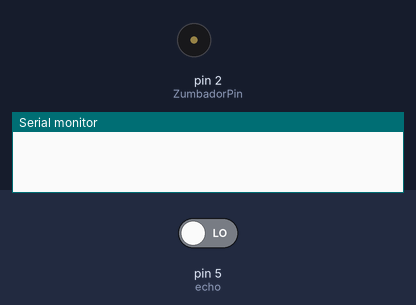
The sketch below on a simulated Arduino Uno, built with avr-gcc and run on an emulated ATmega328P. Parts: buzzer (waves = sounding), the last lines printed to the serial monitor. Inputs (shaded band) come from the test bench; at power-on: pin 5 (echo) LOW.

Above: at 0.1 s.
At 1.1 s:
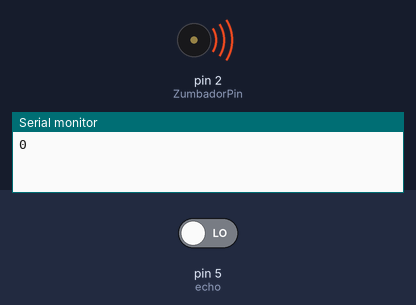
Timing chart, 0 to 40.0 s (numbered marks = the images above):
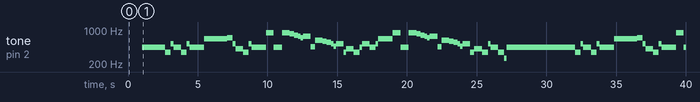

Measured:
- by itself, tone on pin 2 (ZumbadorPin): plays 440 Hz for 1.7 s, 349 Hz for 0.40 s, 523 Hz for 0.20 s, 440 Hz for 0.55 s, 349 Hz for 0.40 s, 523 Hz for 0.20 s … (75 notes in this stretch)

The sketch:

marcha.ino
```cpp
int ZumbadorPin=2;
int c=261;
int d=294;
int e=329;
int f=349;
int g=391;
int gS=415;
int a=440;
int aS=455;
int b=466;
int cH=523;
int cSH=554;
int dH=587;
int dSH=622;
int eH=659;
int fH=698;
int fSH=740;


int gH=783;
int gSH=830;
int aH=880;
int trig=4;
int echo=5;
int dist, temp;

void setup() {
  pinMode(trig, OUTPUT);
  pinMode(echo, INPUT);
  Serial.begin(9600);
  pinMode(ZumbadorPin, OUTPUT); // definimos la variable ZumbadorPin como una salida.

}

void loop()
{
    digitalWrite(trig, LOW);
  delay(2);
  digitalWrite(trig, HIGH);
  delay(10);
  digitalWrite(trig, LOW);
  temp = pulseIn(echo, HIGH);
  dist = temp*0.01724;
  Serial.println(dist);

  if(dist<=15){
  marchaImperial();
    }
    else{
  Serial.println("hola :) ");
    }
  delay(1000);
}
int marchaImperial(){
    tone(ZumbadorPin, a);
    delay(500+50);
    tone(ZumbadorPin, a);
    delay(500+50);
    tone(ZumbadorPin, a);
    delay(500+50);
    tone(ZumbadorPin, f);
    delay(350+50);
    tone(ZumbadorPin, cH);
    delay(150+50);

    tone(ZumbadorPin, a);
    delay(500+50);
    tone(ZumbadorPin, f);
    delay(350+50);
    tone(ZumbadorPin, cH);
    delay(150+50);
    tone(ZumbadorPin, a);
    delay(1000+50);

    tone(ZumbadorPin, eH);
    delay(500+50);
    tone(ZumbadorPin, eH);
    delay(500+50);
    tone(ZumbadorPin, eH);
    delay(500+50);
    tone(ZumbadorPin, fH);
    delay(350+50);
    tone(ZumbadorPin, cH);
    delay(150+50);

    tone(ZumbadorPin, gS);
    delay(500+50);
    tone(ZumbadorPin, f);
    delay(350+50);
    tone(ZumbadorPin, cH);
    delay(150+50);
    tone(ZumbadorPin, a);
    delay(1000+50);

    tone(ZumbadorPin, aH);
    delay(500+50);
    tone(ZumbadorPin, a);
    delay(350+50);
    tone(ZumbadorPin, a);
    delay(150+50);
    tone(ZumbadorPin, aH);
    delay(500+50);
    tone(ZumbadorPin, gSH);
    delay(250+50);
    tone(ZumbadorPin, gH);
    delay(250+50);

    tone(ZumbadorPin, fSH);
    delay(125+50);
    tone(ZumbadorPin, fH);
    delay(125+50);
    tone(ZumbadorPin, fSH);
    delay(250+50);
    delay(250);
    tone(ZumbadorPin, aS);
    delay(250+50);
    tone(ZumbadorPin, dSH);
    delay(500+50);
    tone(ZumbadorPin, dH);
    delay(250+50);
    tone(ZumbadorPin, cSH);
    delay(250+50);

    // virtuosismo :)))

    tone(ZumbadorPin, cH);
    delay(125+50);
    tone(ZumbadorPin, b);
    delay(125+50);
    tone(ZumbadorPin, cH);
    delay(250+50);
    delay(250);
    tone(ZumbadorPin, f);
    delay(125+50);
    tone(ZumbadorPin, gS);
    delay(500+50);
    tone(ZumbadorPin, f);
    delay(375+50);
    tone(ZumbadorPin, a);
    delay(125+50);

    tone(ZumbadorPin, cH);
    delay(500+50);
    tone(ZumbadorPin, a);
    delay(375+50);
    tone(ZumbadorPin, cH);
    delay(125+50);
    tone(ZumbadorPin, eH);
    delay(1000+50);


    tone(ZumbadorPin, aH);
    delay(500+50);
    tone(ZumbadorPin, a);
    delay(350+50);
    tone(ZumbadorPin, a);
    delay(150+50);
    tone(ZumbadorPin, aH);
    delay(500+50);
    tone(ZumbadorPin, gSH);
    delay(250+50);
    tone(ZumbadorPin, gH);
    delay(250+50);

    tone(ZumbadorPin, fSH);
    delay(125+50);
    tone(ZumbadorPin, fH);
    delay(125+50);
    tone(ZumbadorPin, fSH);
    delay(250+50);
    delay(250);
    tone(ZumbadorPin, aS);
    delay(250+50);
    tone(ZumbadorPin, dSH);
    delay(500+50);
    tone(ZumbadorPin, dH);
    delay(250+50);
    tone(ZumbadorPin, cSH);
    delay(250+50);


    tone(ZumbadorPin, cH);
    delay(125+50);
    tone(ZumbadorPin, b);
    delay(125+50);
    tone(ZumbadorPin, cH);
    delay(250+50);
    delay(250);
    tone(ZumbadorPin, f);
    delay(250+50);
    tone(ZumbadorPin, gS);
    delay(500+50);
    tone(ZumbadorPin, f);
    delay(375+50);
    tone(ZumbadorPin, cH);
    delay(125+50);

    tone(ZumbadorPin, a);
    delay(500+50);
    tone(ZumbadorPin, f);
    delay(375+50);
    tone(ZumbadorPin, c);
    delay(125+50);
    tone(ZumbadorPin, a);
    delay(1000+50);

    delay(200);
}
```
